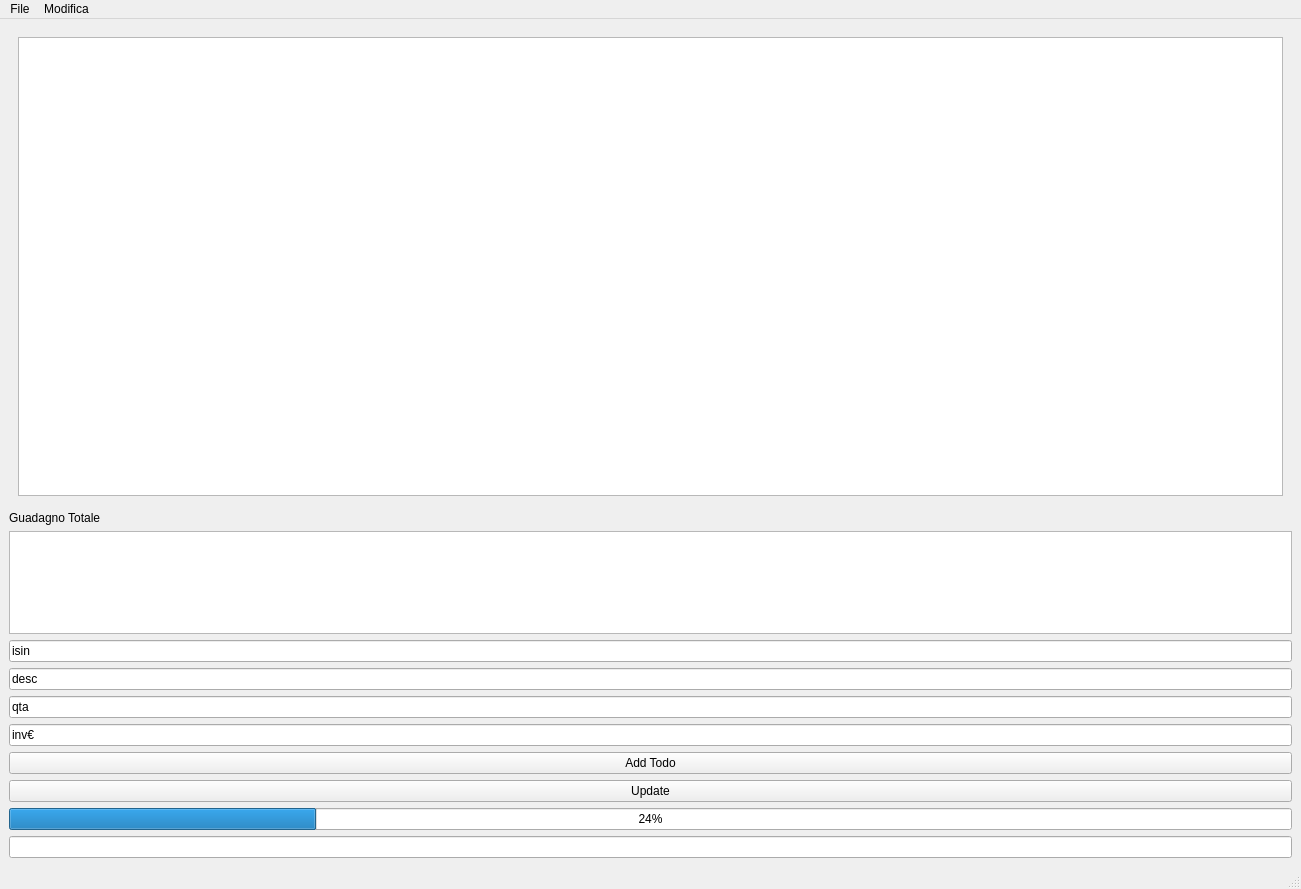
<?xml version="1.0" encoding="UTF-8"?>
<ui version="4.0">
 <class>MainWindow</class>
 <widget class="QMainWindow" name="MainWindow">
  <property name="geometry">
   <rect>
    <x>0</x>
    <y>0</y>
    <width>1301</width>
    <height>889</height>
   </rect>
  </property>
  <property name="windowTitle">
   <string>Todo</string>
  </property>
  <widget class="QWidget" name="centralwidget">
   <layout class="QVBoxLayout" name="verticalLayout">
    <item>
     <widget class="QWidget" name="widget" native="true">
      <layout class="QHBoxLayout" name="horizontalLayout">
       <item>
        <widget class="QTableView" name="tableView">
         <property name="minimumSize">
          <size>
           <width>1265</width>
           <height>459</height>
          </size>
         </property>
        </widget>
       </item>
      </layout>
     </widget>
    </item>
    <item>
     <widget class="QLabel" name="label">
      <property name="text">
       <string>Guadagno Totale</string>
      </property>
     </widget>
    </item>
    <item>
     <widget class="QTextBrowser" name="textBrowser"/>
    </item>
    <item>
     <widget class="QLineEdit" name="lineEdit_isin">
      <property name="text">
       <string>isin</string>
      </property>
     </widget>
    </item>
    <item>
     <widget class="QLineEdit" name="lineEdit_desc">
      <property name="text">
       <string>desc</string>
      </property>
     </widget>
    </item>
    <item>
     <widget class="QLineEdit" name="lineEdit_qta">
      <property name="text">
       <string>qta</string>
      </property>
     </widget>
    </item>
    <item>
     <widget class="QLineEdit" name="lineEdit_inv">
      <property name="text">
       <string>inv€</string>
      </property>
     </widget>
    </item>
    <item>
     <widget class="QPushButton" name="addButton">
      <property name="text">
       <string>Add Todo</string>
      </property>
     </widget>
    </item>
    <item>
     <widget class="QPushButton" name="updateButton">
      <property name="text">
       <string>Update</string>
      </property>
     </widget>
    </item>
    <item>
     <widget class="QProgressBar" name="progressBar">
      <property name="value">
       <number>24</number>
      </property>
     </widget>
    </item>
    <item>
     <widget class="QLineEdit" name="lineEdit_status"/>
    </item>
   </layout>
  </widget>
  <widget class="QMenuBar" name="menubar">
   <property name="geometry">
    <rect>
     <x>0</x>
     <y>0</y>
     <width>1301</width>
     <height>33</height>
    </rect>
   </property>
   <widget class="QMenu" name="menuFile">
    <property name="enabled">
     <bool>true</bool>
    </property>
    <property name="title">
     <string>File</string>
    </property>
    <addaction name="separator"/>
    <addaction name="actionExit"/>
   </widget>
   <widget class="QMenu" name="menuModifica">
    <property name="title">
     <string>Modifica</string>
    </property>
    <addaction name="separator"/>
    <addaction name="separator"/>
    <addaction name="separator"/>
   </widget>
   <addaction name="menuFile"/>
   <addaction name="menuModifica"/>
  </widget>
  <widget class="QStatusBar" name="statusbar"/>
  <action name="actionExit">
   <property name="checkable">
    <bool>false</bool>
   </property>
   <property name="icon">
    <iconset theme="QIcon::ThemeIcon::ApplicationExit"/>
   </property>
   <property name="text">
    <string>Exit</string>
   </property>
  </action>
 </widget>
 <resources/>
 <connections/>
</ui>
